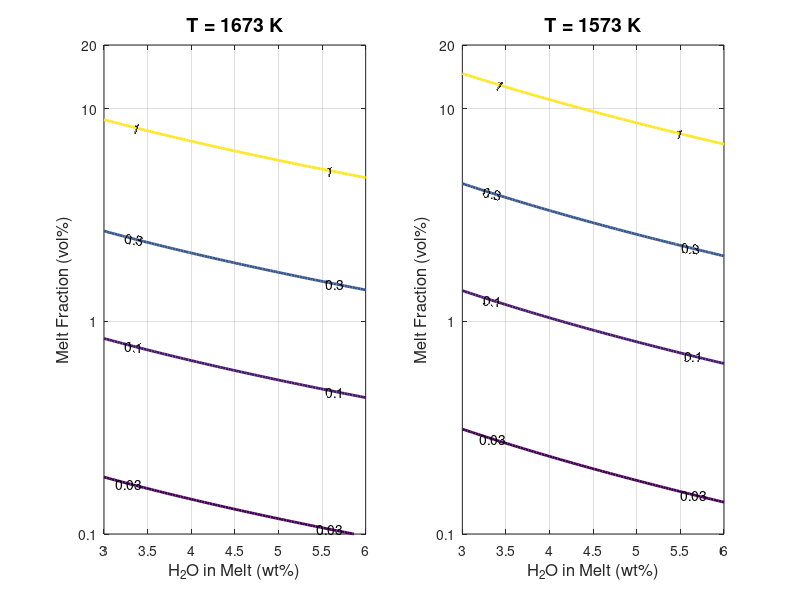

Write MATLAB code to recreate this figure.
function plot_Niu_2011_fig9()
    % 复现Niu 2011图9的部分熔融地幔电导率等值线图
    
    % 参数设置
    T_values = [1673, 1573];  % 温度 (K)
    sigma_solid = 0.01;       % 固体地幔电导率 (S/m)
    D = 0.006;                % 水在固-熔体间的分配系数
    
    % 定义网格
    water_content = linspace(3, 6, 100);    % 熔体水含量 3-6 wt%
    melt_fraction = linspace(0.1, 20, 100); % 熔体分数 0.1-20%
    
    % 目标电导率等值线
    target_sigma = [1, 0.3, 0.1, 0.03];  % S/m
    
    % 创建图形
    figure('Position', [100, 100, 800, 400]);
    
    for t_idx = 1:length(T_values)
        T = T_values(t_idx);
        
        % 计算电导率矩阵和对应的地幔源区总水含量
        sigma_bulk = zeros(length(melt_fraction), length(water_content));
        C0_matrix = zeros(length(melt_fraction), length(water_content));
        
        for i = 1:length(melt_fraction)
            F2 = melt_fraction(i) / 100;  % 转换为分数
            F1 = 1 - F2;                  % 固体分数
            
            for j = 1:length(water_content)
                w = water_content(j);     % 熔体水含量 (wt%)
                
                % 计算地幔源区总水含量
                C0 = w * (D + F2 * (1 - D));
                C0_matrix(i,j) = C0;
                
                % 计算熔体电导率
                sigma_melt = calculate_melt_conductivity(w, T);
                
                % HS+ 整体电导率模型
                if F2 > 0 && F2 < 1
                    delta_sigma = sigma_melt - sigma_solid;
                    denominator = 3*sigma_melt - F2*delta_sigma;
                    
                    if denominator ~= 0
                        sigma_bulk(i,j) = sigma_melt * (1 - (3*F1*delta_sigma)/denominator);
                    else
                        sigma_bulk(i,j) = sigma_solid;
                    end
                else
                    sigma_bulk(i,j) = sigma_melt;
                end
            end
        end
        
        % 调试信息
        fprintf('T = %d K: sigma_bulk range = %.4f to %.4f S/m\n', T, min(sigma_bulk(:)), max(sigma_bulk(:)));
        fprintf('T = %d K: C0 range = %.4f to %.4f wt%%\n', T, min(C0_matrix(:)), max(C0_matrix(:)));
        
        % 绘制等值线图
        subplot(1,2,t_idx);
        [C, h] = contour(water_content, melt_fraction, sigma_bulk, target_sigma, 'LineWidth', 2);
        clabel(C, h);
        
        % 设置图形属性
        xlabel('H_2O in Melt (wt%)', 'FontSize', 12);
        ylabel('Melt Fraction (vol%)', 'FontSize', 12);
        title(sprintf('T = %d K', T), 'FontSize', 14);
        
        grid on;
        set(gca, 'YScale', 'log');
        yticks([0.1, 1, 10, 20]);
        yticklabels({'0.1', '1', '10', '20'});
        xlim([3, 6]);
        ylim([0.1, 20]);
    end
    
    % 分析地幔源区总水含量
    analyze_mantle_water_content();
end

function sigma_melt = calculate_melt_conductivity(w, T)
    % 根据Niu 2011论文中的VFT公式计算熔体电导率
    % log σ = 2.172 - (860.82 - 204.46√w) / (T - 1146.8)
    
    numerator = 860.82 - 204.46 * sqrt(w);
    denominator = T - 1146.8;
    log_sigma = 2.172 - (numerator / denominator);
    sigma_melt = 10^log_sigma;
end

function analyze_mantle_water_content()
    % 分析地幔源区总水含量
    fprintf('\n=== 地幔源区总水含量分析 ===\n\n');
    
    D = 0.006;  % 分配系数
    
    % 典型熔体水含量和熔体分数范围
    melt_water_contents = [3, 4, 5, 6];  % wt%
    melt_fractions = [0.1, 1, 5, 10, 20];  % %
    
    fprintf('%-12s %-12s %-15s\n', '熔体水含量', '熔体分数', '地幔源区总水含量');
    fprintf('%-12s %-12s %-15s\n', '(wt%)', '(vol%)', '(wt%)');
    fprintf('%-12s %-12s %-15s\n', '---------', '---------', '---------------');
    
    for w = melt_water_contents
        for F = melt_fractions
            F2 = F / 100;
            % 计算地幔源区总水含量: w = C0 / [D + F2(1 - D)]
            C0 = w * (D + F2 * (1 - D));
            fprintf('%-12.1f %-12.1f %-15.4f\n', w, F, C0);
        end
        fprintf('\n');
    end
    
    % 分析特定电导率条件下的地幔水含量
    fprintf('\n=== 特定电导率条件下的地幔水含量分析 ===\n\n');
    
    T_values = [1573, 1673];
    target_sigma = [1, 0.3, 0.1, 0.03];
    sigma_solid = 0.01;
    
    for T = T_values
        fprintf('温度: %d K\n', T);
        fprintf('%-10s %-12s %-15s %-15s\n', 'σ_target', 'H2O_in_melt', 'Melt_Fraction', 'C0_mantle');
        fprintf('%-10s %-12s %-15s %-15s\n', '(S/m)', '(wt%)', '(vol%)', '(wt%)');
        fprintf('%-10s %-12s %-15s %-15s\n', '--------', '----------', '------------', '----------');
        
        for sigma_target = target_sigma
            % 对于每个熔体水含量，找到达到目标电导率所需的熔体分数
            water_contents = [3, 4, 5, 6];
            
            for w = water_contents
                % 搜索熔体分数
                F2_range = linspace(0.001, 0.2, 1000);
                sigma_calc = zeros(size(F2_range));
                
                for i = 1:length(F2_range)
                    F2 = F2_range(i);
                    sigma_melt = calculate_melt_conductivity(w, T);
                    
                    % HS+ 模型
                    if F2 > 0 && F2 < 1
                        F1 = 1 - F2;
                        delta_sigma = sigma_melt - sigma_solid;
                        denominator = 3*sigma_melt - F2*delta_sigma;
                        if denominator ~= 0
                            sigma_calc(i) = sigma_melt * (1 - (3*F1*delta_sigma)/denominator);
                        else
                            sigma_calc(i) = sigma_solid;
                        end
                    else
                        sigma_calc(i) = sigma_melt;
                    end
                end
                
                % 找到最接近目标电导率的熔体分数
                [~, idx] = min(abs(sigma_calc - sigma_target));
                F2_required = F2_range(idx);
                F_percent = F2_required * 100;
                
                % 计算对应的地幔源区总水含量
                C0_mantle = w * (D + F2_required * (1 - D));
                
                fprintf('%-10.2f %-12.1f %-15.2f %-15.4f\n', ...
                    sigma_target, w, F_percent, C0_mantle);
            end
            fprintf('\n');
        end
        fprintf('----------------------------------------\n\n');
    end
end